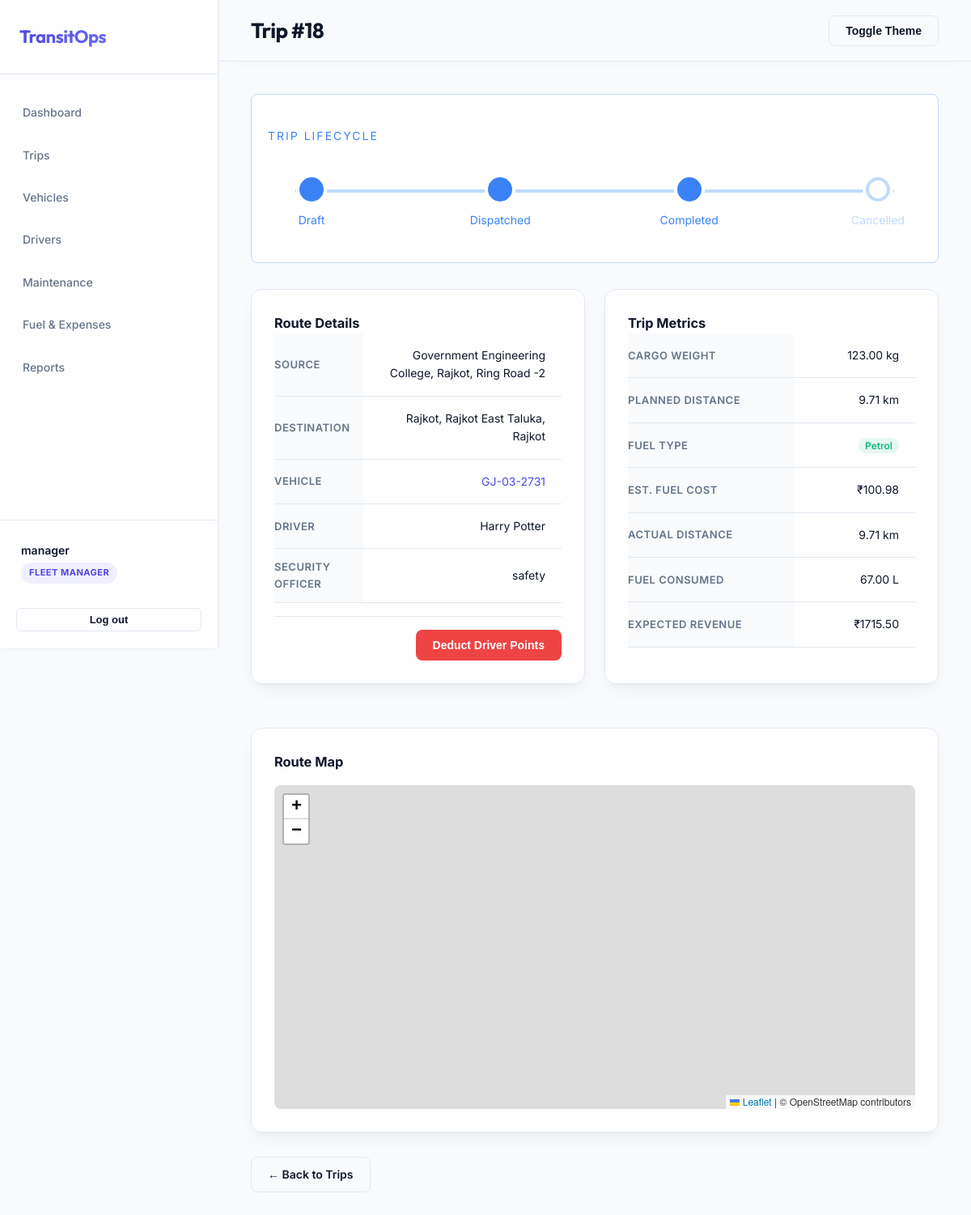
Page /trips/18/ (signed in) on the committed database.
### accounts/models.py (models this page shows, shortened)
class Profile(models.Model):
    ROLE_CHOICES = (
        ('Fleet Manager', 'Fleet Manager'),
        ('Driver', 'Driver'),
        ('Safety Officer', 'Safety Officer'),
        ('Financial Analyst', 'Financial Analyst'),
        ('Admin', 'Admin'),
    )
    user = models.OneToOneField(User, on_delete=models.CASCADE)
    role = models.CharField(max_length=50, choices=ROLE_CHOICES, default='Driver')
    phone_number = models.CharField(max_length=20, blank=True)
    region = models.CharField(max_length=100, blank=True)

### trips/models.py (models this page shows, shortened)
class Trip(models.Model):
    STATUS_CHOICES = (
        ('Draft', 'Draft'),
        ('Dispatched', 'Dispatched'),
        ('Completed', 'Completed'),
        ('Cancelled', 'Cancelled'),
    )
    FUEL_TYPE_CHOICES = (
        ('Diesel', 'Diesel'),
        ('Petrol', 'Petrol'),
        ('CNG', 'CNG'),
    )
    source = models.CharField(max_length=200)
    destination = models.CharField(max_length=200)
    vehicle = models.ForeignKey(Vehicle, on_delete=models.CASCADE, related_name='trips')
    driver = models.ForeignKey(Driver, on_delete=models.CASCADE, related_name='trips')
    security_officer = models.ForeignKey(User, on_delete=models.SET_NULL, null=True, blank=True, related_name='supervised_trips')
    cargo_weight = models.DecimalField(max_digits=10, decimal_places=2, help_text="in kg")
    planned_distance = models.DecimalField(max_digits=10, decimal_places=2, help_text="in km")
    actual_distance = models.DecimalField(max_digits=10, decimal_places=2, null=True, blank=True)
    fuel_consumed = models.DecimalField(max_digits=10, decimal_places=2, null=True, blank=True)
    revenue = models.DecimalField(max_digits=12, decimal_places=2, default=0.00, help_text="Trip Revenue for ROI calculation")
    fuel_type = models.CharField(max_length=10, choices=FUEL_TYPE_CHOICES, default='Diesel', help_text="Type of fuel used")
    estimated_fuel_cost = models.DecimalField(max_digits=12, decimal_places=2, default=0.00, help_text="Auto-calculated estimated fuel cost (₹)")
    status = models.CharField(max_length=20, choices=STATUS_CHOICES, default='Draft')
    created_by = models.ForeignKey(User, on_delete=models.SET_NULL, null=True)
    dispatched_at = models.DateTimeField(null=True, blank=True)
    completed_at = models.DateTimeField(null=True, blank=True)
    cancelled_at = models.DateTimeField(null=True, blank=True)
    created_at = models.DateTimeField(auto_now_add=True)
    updated_at = models.DateTimeField(auto_now=True)
    class Meta:
        ordering = ['-created_at']

### vehicles/models.py (models this page shows, shortened)
class Vehicle(models.Model):
    STATUS_CHOICES = (
        ('Available', 'Available'),
        ('On Trip', 'On Trip'),
        ('In Shop', 'In Shop'),
        ('Retired', 'Retired'),
    )
    registration_number = models.CharField(max_length=50, unique=True, db_index=True)
    name_model = models.CharField(max_length=100)
    vehicle_type = models.CharField(max_length=50)
    max_load_capacity = models.DecimalField(max_digits=10, decimal_places=2, help_text="in kg")
    odometer = models.DecimalField(max_digits=10, decimal_places=2, default=0.0, help_text="in km")
    acquisition_cost = models.DecimalField(max_digits=12, decimal_places=2)
    status = models.CharField(max_length=20, choices=STATUS_CHOICES, default='Available')
    region = models.CharField(max_length=100, blank=True)
    created_at = models.DateTimeField(auto_now_add=True)
    updated_at = models.DateTimeField(auto_now=True)
    class Meta:
        ordering = ['-created_at']

### drivers/models.py (models this page shows, shortened)
class Driver(models.Model):
    STATUS_CHOICES = (
        ('Available', 'Available'),
        ('On Trip', 'On Trip'),
        ('Off Duty', 'Off Duty'),
        ('Suspended', 'Suspended'),
    )
    user = models.OneToOneField(User, on_delete=models.CASCADE, null=True, blank=True, related_name='driver_profile')
    name = models.CharField(max_length=100)
    license_number = models.CharField(max_length=50, unique=True)
    license_category = models.CharField(max_length=50)
    license_expiry_date = models.DateField()
    contact_number = models.CharField(max_length=20)
    safety_score = models.IntegerField(default=100, help_text="0-100")
    status = models.CharField(max_length=20, choices=STATUS_CHOICES, default='Available')
    created_at = models.DateTimeField(auto_now_add=True)
    updated_at = models.DateTimeField(auto_now=True)
    class Meta:
        ordering = ['-created_at']

### trips/views.py (the view)
# urls.py: path('<int:trip_id>/', views.trip_detail, name='trip_detail'),
@role_required('Fleet Manager', 'Safety Officer', 'Driver', 'Admin')
def trip_detail(request, trip_id):
    trip = get_object_or_404(Trip, id=trip_id)
    if hasattr(request.user, 'profile') and request.user.profile.role == 'Driver':
        if trip.driver.user != request.user:
            messages.error(request, 'You do not have permission to view this trip.')
            return redirect('trips_list')
    return render(request, 'trips/detail.html', {'trip': trip})

### templates/trips/detail.html (shortened to what this page needs)
{% extends 'base.html' %}
{% block page_title %}Trip #{{ trip.id }}{% endblock %}
{% block extra_head %}
<link rel="stylesheet" href="https://unpkg.com/leaflet@1.9.4/dist/leaflet.css"/>
{% endblock %}
{% block content %}
<div class="trip-lifecycle">
    <div class="lifecycle-title">TRIP LIFECYCLE</div>
    <div class="progress-track">
        <div class="step {% if trip.status in 'Draft,Dispatched,Completed,Cancelled' %}active-draft{% endif %}">
            <div class="step-dot"></div>
            <div class="step-label">Draft</div>
        </div>
        <div class="step {% if trip.status in 'Dispatched,Completed' %}active-dispatched{% endif %}">
            <div class="step-dot"></div>
            <div class="step-label">Dispatched</div>
        </div>
        <div class="step {% if trip.status == 'Completed' %}active-completed{% endif %}">
            <div class="step-dot"></div>
            <div class="step-label">Completed</div>
        </div>
        <div class="step {% if trip.status == 'Cancelled' %}active-cancelled{% endif %}">
            <div class="step-dot"></div>
            <div class="step-label">Cancelled</div>
        </div>
    </div>
</div>
<div class="grid grid-cols-2" style="gap: 24px;">
    <div class="card">
        <h3 style="margin-top: 0;">Route Details</h3>
        <table class="table" style="width: 100%;">
            <tbody>
                <tr>
                    <th style="text-align: left; padding: 12px 0;">Source</th>
                    <td style="text-align: right;">{{ trip.source }}</td>
                </tr>
                <tr>
                    <th style="text-align: left; padding: 12px 0;">Destination</th>
                    <td style="text-align: right;">{{ trip.destination }}</td>
                </tr>
                <tr>
                    <th style="text-align: left; padding: 12px 0;">Vehicle</th>
                    <td style="text-align: right;">
                        <a href="{% url 'vehicle_detail' trip.vehicle.id %}" style="color: var(--primary);">{{ trip.vehicle.registration_number }}</a>
                    </td>
                </tr>
                <tr>
                    <th style="text-align: left; padding: 12px 0;">Driver</th>
                    <td style="text-align: right;">{{ trip.driver.name }}</td>
                </tr>
                {% if trip.security_officer %}
                <tr>
                    <th style="text-align: left; padding: 12px 0;">Security Officer</th>
                    <td style="text-align: right;">{{ trip.security_officer.get_full_name|default:trip.security_officer.username }}</td>
                </tr>
                {% endif %}
            </tbody>
        </table>
        {% if trip.security_officer == user or user.profile.role == 'Admin' or user.profile.role == 'Fleet Manager' %}
        <div style="margin-top: 16px; padding-top: 16px; border-top: 1px solid var(--border-color, #e5e7eb); display: flex; justify-content: flex-end;">
            <button id="open-deduct-modal" class="btn btn-danger" style="background-color: var(--danger, #EF4444); color: white;">Deduct Driver Points</button>
        </div>
        {% endif %}
    </div>
    <div class="card">
        <h3 style="margin-top: 0;">Trip Metrics</h3>
        <table class="table" style="width: 100%;">
            <tbody>
                <tr>
                    <th style="text-align: left; padding: 12px 0;">Cargo Weight</th>
                    <td style="text-align: right;">{{ trip.cargo_weight }} kg</td>
                </tr>
                <tr>
                    <th style="text-align: left; padding: 12px 0;">Planned Distance</th>
                    <td style="text-align: right;">{{ trip.planned_distance }} km</td>
                </tr>
                <tr>
                    <th style="text-align: left; padding: 12px 0;">Fuel Type</th>
                    <td style="text-align: right;">
                        <span style="background: rgba(16,185,129,0.1); color: #10B981; padding: 2px 8px; border-radius: 12px; font-size: 12px; font-weight: 600;">
                            {{ trip.fuel_type }}
                        </span>
                    </td>
                </tr>
                <tr>
                    <th style="text-align: left; padding: 12px 0;">Est. Fuel Cost</th>
                    <td style="text-align: right;">₹{{ trip.estimated_fuel_cost|floatformat:2 }}</td>
                </tr>
                {% if trip.status == 'Completed' %}
                <tr>
                    <th style="text-align: left; padding: 12px 0;">Actual Distance</th>
                    <td style="text-align: right;">{{ trip.actual_distance }} km</td>
                </tr>
                <tr>
                    <th style="text-align: left; padding: 12px 0;">Fuel Consumed</th>
                    <td style="text-align: right;">{{ trip.fuel_consumed }} L</td>
                </tr>
                {% endif %}
                <tr>
                    <th style="text-align: left; padding: 12px 0;">Expected Revenue</th>
                    <td style="text-align: right;">₹{{ trip.revenue|floatformat:2 }}</td>
                </tr>
            </tbody>
        </table>
    </div>
</div>
<div class="card" style="margin-top: 24px;">
    <h3 style="margin-top: 0; margin-bottom: 16px;">Route Map</h3>
    <div id="map" style="height: 400px; border-radius: 8px; border: 1px solid var(--border-color); z-index: 1;"></div>
</div>
<div style="margin-top: 24px; margin-bottom: 24px;">
    <a href="{% url 'trips_list' %}" class="btn btn-ghost">&larr; Back to Trips</a>
</div>
{% endblock %}

### templates/base.html (shortened to what this page needs)
<!DOCTYPE html>
<html lang="en" data-theme="light">
<head>
    {% load static %}
    <link rel="stylesheet" href="{% static 'css/base.css' %}">
    {% block extra_head %}{% endblock %}
</head>
<body>
    <div class="layout">
        {% if user.is_authenticated %}
        <aside class="sidebar">
            <div class="sidebar-header">
                <h2>TransitOps</h2>
            </div>
            <nav class="sidebar-nav">
                <a href="{% url 'dashboard' %}" class="nav-item">Dashboard</a>
                {% if user.profile.role in 'Fleet Manager,Admin,Driver,Safety Officer' %}
                <a href="{% url 'trips_list' %}" class="nav-item">Trips</a>
                {% endif %}
                {% if user.profile.role in 'Fleet Manager,Admin,Safety Officer' %}
                <a href="{% url 'vehicles_list' %}" class="nav-item">Vehicles</a>
                <a href="{% url 'drivers_list' %}" class="nav-item">Drivers</a>
                {% endif %}
                {% if user.profile.role in 'Fleet Manager,Admin' %}
                <a href="{% url 'maintenance_list' %}" class="nav-item">Maintenance</a>
                {% endif %}
                {% if user.profile.role in 'Fleet Manager,Admin,Financial Analyst,Safety Officer' %}
                <a href="{% url 'finance_list' %}" class="nav-item">Fuel & Expenses</a>
                {% endif %}
                {% if user.profile.role in 'Fleet Manager,Admin,Financial Analyst' %}
                <a href="{% url 'reports' %}" class="nav-item">Reports</a>
                {% endif %}
            </nav>
            <div class="sidebar-footer">
                <div class="user-info">
                    <div class="user-name">{{ user.get_full_name|default:user.username }}</div>
                    <div class="user-role badge badge-primary">{{ user.profile.role }}</div>
                </div>
                <form action="{% url 'logout' %}" method="post">
                    <button type="submit" class="btn btn-ghost btn-sm w-full mt-2">Log out</button>
                </form>
            </div>
        </aside>
        {% endif %}
        <main class="main-content">
            {% if user.is_authenticated %}
            <header class="topbar">
                <div class="page-title">
                    <h1>{% block page_title %}Overview{% endblock %}</h1>
                </div>
                <div class="topbar-actions">
                    <button id="theme-toggle" class="btn btn-ghost">Toggle Theme</button>
                </div>
            </header>
            {% endif %}
            <div class="content-container">
                {% block content %}{% endblock %}
            </div>
        </main>
    </div>
</body>
</html>

### rows in the picture
Trip: id "18", source "Government Engineering College, Rajkot, Ring Road -2", destination "Rajkot, Rajkot East Taluka, Rajkot", vehicle.registration_number "GJ-03-2731", driver.name "Harry Potter", security_officer.get_full_name "safety", cargo_weight "123.00", planned_distance "9.71", fuel_type "Petrol", estimated_fuel_cost "100.98", actual_distance "9.71", fuel_consumed "67.00", revenue "1715.50"

### other values in the picture
{{ user.get_full_name|default:user.username }} "manager"
{{ user.profile.role }} "FLEET MANAGER"
